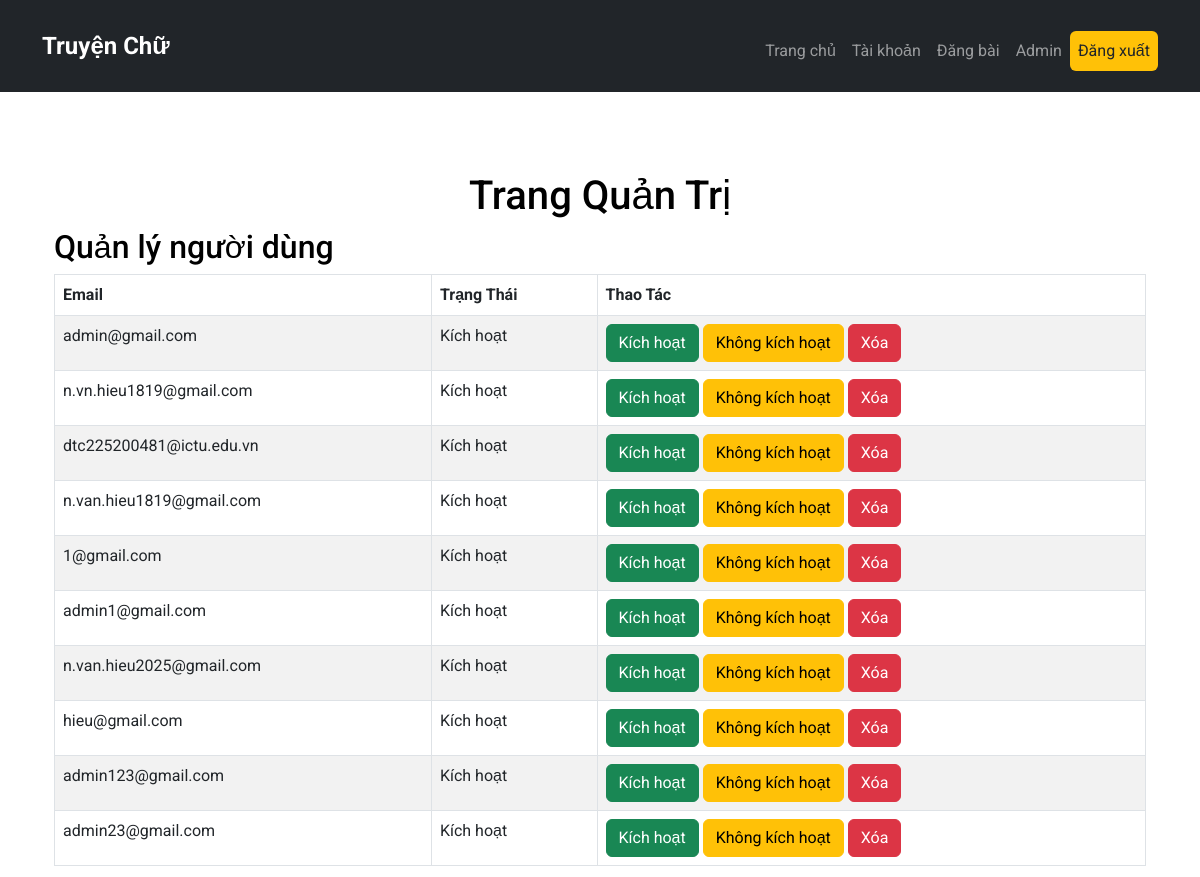
Page /admin (signed in, upper part) on the earlier database version.
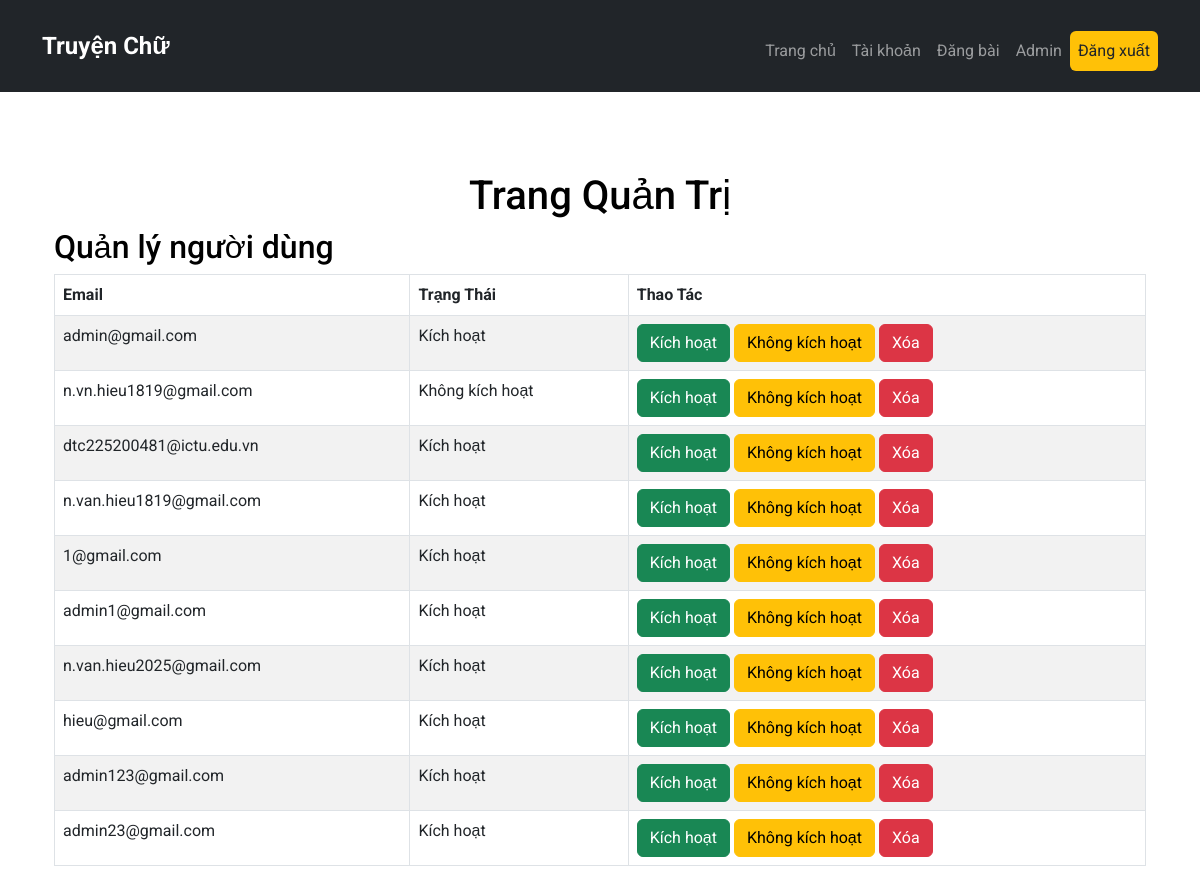
Same page on the later database version.
### app/models.py (models this page shows, shortened)
class User(db.Model):
    __tablename__ = 'user'  # Đặt tên bảng rõ ràng
    user_id = db.Column(db.Integer, primary_key=True)
    email = db.Column(db.String(100), nullable=False, unique=True)
    password_hash = db.Column(db.String(128), nullable=False)  # Mã hóa mật khẩu
    is_active = db.Column(db.Boolean, default=True)  # Trạng thái tài khoản
    stories = db.relationship('Story', back_populates='author', cascade='all, delete-orphan')
    comments = db.relationship('Comment', back_populates='author', cascade='all, delete-orphan')

### app/routes.py (the view)
@admin.route("/admin")
def admin_page():
    if "user" in session and session.get("is_admin"):
        users = User.query.all()
        stories = Story.query.all()
        return render_template("admin.html", users=users, stories=stories)
    flash("You need to be an admin to access this page.", "danger")
    return redirect(url_for("main.login"))

### app/templates/admin.html (shortened to what this page needs)
{% extends "base.html" %}
{% block content %}
<div class="container mt-4">
    <h1 class="text-center">Trang Quản Trị</h1>
    <h2>Quản lý người dùng</h2>
    {% if users %}
    <table class="table table-bordered table-striped">
        <thead>
            <tr>
                <th>Email</th>
                <th>Trạng Thái</th>
                <th>Thao Tác</th>
            </tr>
        </thead>
        <tbody>
            {% for user in users %}
            <tr>
                <td>{{ user.email }}</td>
                <td>{{ 'Kích hoạt' if user.is_active else 'Không kích hoạt' }}</td>
                <td>
                    <a href="{{ url_for('admin.activate_user', user_id=user.user_id) }}" class="btn btn-success">Kích hoạt</a>
                    <a href="{{ url_for('admin.deactivate_user', user_id=user.user_id) }}" class="btn btn-warning">Không kích hoạt</a>
                    <a href="{{ url_for('admin.delete_user', user_id=user.user_id) }}" class="btn btn-danger" onclick="return confirm('Bạn có chắc chắn muốn xóa người dùng này?');">Xóa</a>
                </td>
            </tr>
            {% endfor %}
        </tbody>
    </table>
    {% else %}
    <p>Không có người dùng nào.</p>
    {% endif %}
</div>
{% endblock %}

Differences in the rows shown:
changed User "n.vn.hieu1819@gmail.com": is_active "Kích hoạt" → "Không kích hoạt"
